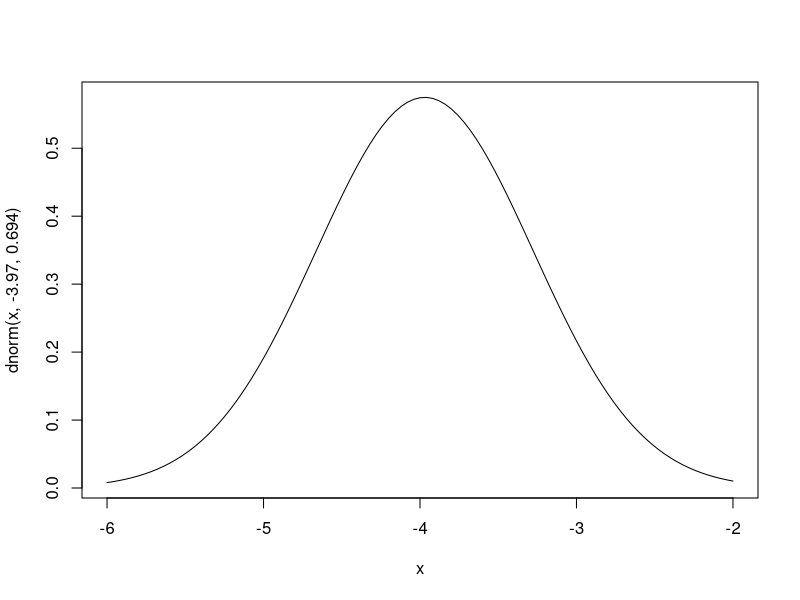
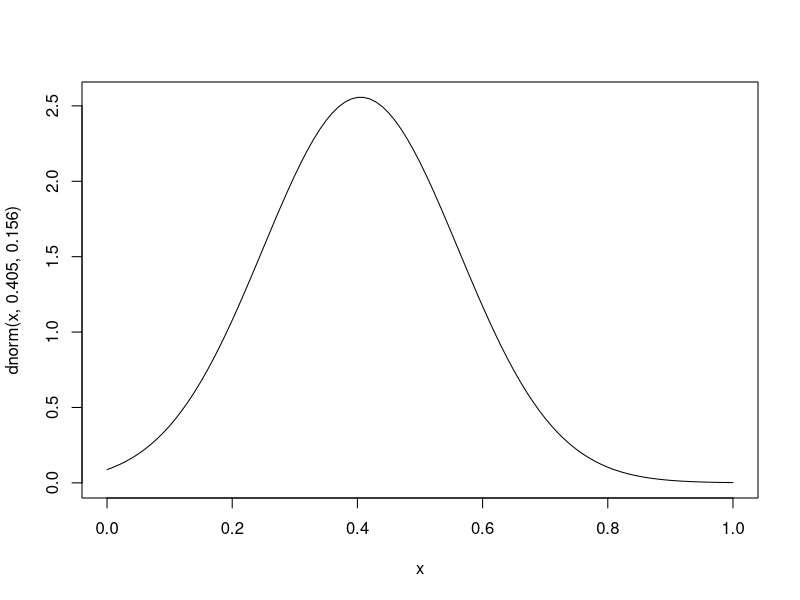

Source code (R) for these figures, in order: (Note: this script raises an error after producing the figures.)

# Check log(k) and beta distributions
x <- seq(-10, 4, length=100)
curve(dnorm(x, -3.97, .694), -6, -2)
curve(dnorm(x, .405, .156), 0, 1)


# Simulate single subjects and print choice stats
get_subj_stats <- function(data_params){
  data <- data_params$data
  params <- data_params$params
  num_ll_choices <- sum(data$choice)
  print(paste("% ll choices = ", num_ll_choices/nrow(data)))
  
  log_k <- params$log_k
  log_k_cond <- params$log_k_cond
  data$sv <- data$ll/(1+exp(log_k+log_k_cond*data$condition)*data$delay)
  data$consistency <- ifelse(data$sv > data$ss & data$choice == 1, 1, 0)
  num_consistent_trials <- sum(data$consistency)
  print(paste("% consistent choices = ", num_consistent_trials/nrow(data)))
}

ss <- 20
ss_ratios <- c(1.01, 1.02, 1.05, 1.10, 1.15, 1.25, 1.35, 1.45, 
               1.65, 1.85, 2.05, 2.25, 2.65, 3.05, 3.45, 3.85)
delays <- c(1, 3, 5, 8, 14, 30, 60, 120)
num_trials <- 128

log_k <- -6
beta <- 0.9

subj <- simulate(1, log_k, 0, 0.1, beta, 0, num_trials, ss, ss_ratios, delays)
get_subj_stats(subj)

